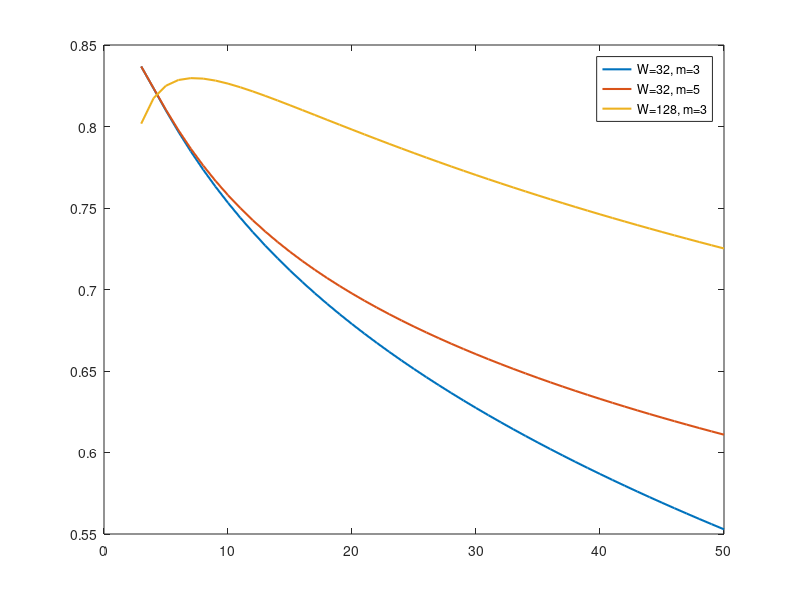

Write MATLAB code to recreate this figure.
%define the parameters from bianchi's parameter table
payload = 8184; MACheader = 272; PHYheader = 128; ack = 112;
ProDelay = 1;
packet = payload + MACheader + PHYheader;
ACK = 112 + PHYheader;
SIFS = 28;
SlotTime = 50;
DIFS = 128;
%calculate time slot of success transmission
Ts = (PHYheader + MACheader + payload + SIFS +  ProDelay + ACK + DIFS + ProDelay)/SlotTime;
%calculate time slot when collision happens
Tc = (PHYheader + MACheader + payload + DIFS + ProDelay)/SlotTime;


W = [32, 32, 128];

m = [3, 5, 3];

for j = 1:3
    
    S = zeros(1,48);
    for i = 3 : 1 : 50 %here we  use i standing for number of stations
        fun = @(p) (p-1+(1-(2*(1-2*p))/((1-2*p)*(W(j)+1) + p*W(j)*(1-(2*p)^m(j))))^(i-1));
        pj = fzero(fun, [0,1]);
        tae = (2*(1-2*pj))/((1-2*pj)*(W(j)+1) + pj*W(j)*(1-(2*pj)^m(j)));
        Ptr = 1 - (1 - tae)^i;
        Ps = (i*tae*(1-tae)^(i-1))/Ptr
        Efi = 1/Ptr - 1;
        S(i-2) = (Ps*payload/SlotTime)/(Efi+Ps*Ts+(1-Ps)*Tc);
    end

    plot(3:1:50, S, 'LineWidth', 1.5);
    legend(['W=' num2str(32) ', m=' num2str(3)],['W=' num2str(32) ', m=' num2str(5)],['W=' num2str(128) ', m=' num2str(3)]);
    hold on ;
end

   